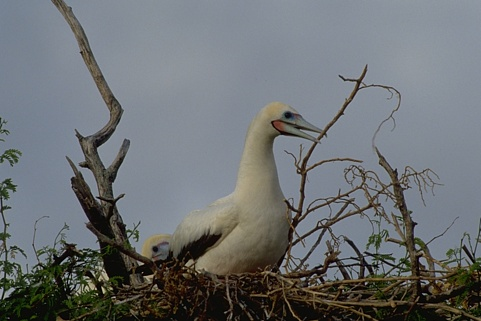
%> input picture training_images/im1.jpg, 481 x 321 px
$ octave --eval "result = segment_image(imread('training_images/im1.jpg'));"   (GNU Octave 9; MATLAB toolbox functions it lacks are replaced by stand-ins)
%> lines starting %> are read from the running program, lines starting %| are printed output that depends on the picture
### gabor2.m
function gb=gabor2(sigma,freq,orient,aspect,phase)
%function gb=gabor2(sigma,freq,orient,aspect,phase)
%
% This function produces a numerical approximation to 2D Gabor function.
% Parameters:
% sigma  = standard deviation of Gaussian envelope, this in-turn controls the
%          size of the result (pixels)
% freq   = the frequency of the sin wave (1/pixels)
% orient = orientation of the Gabor from the vertical (degrees)
% aspect = aspect ratio of Gaussian envelope (1 = circular symmetric envelope,
%          lower values produce longer functions)
% phase  = the phase of the sin wave (degrees)

sz=fix(7*sigma./max(0.2,aspect));
if mod(sz,2)==0, sz=sz+1; end

[x y]=meshgrid(-fix(sz/2):fix(sz/2),fix(-sz/2):fix(sz/2));

% Rotation
orient=orient*pi/180;
xDash=x*cos(orient)+y*sin(orient);
yDash=-x*sin(orient)+y*cos(orient);

phase=phase*pi/180;

gb=exp(-.5*((xDash.^2/sigma^2)+(aspect^2*yDash.^2/sigma^2))).*(cos(2*pi*xDash*freq+phase));

%ensure gabor sums to zero (so it is a valid differencing mask)
gbplus=max(0,gb);
gbneg=max(0,-gb);
gb(gb>0)=gb(gb>0)./sum(sum(gbplus));
gb(gb<0)=gb(gb<0)./sum(sum(gbneg));

### segment_image.m
function [seg] = segment_image(I)
I = rgb2gray(I);
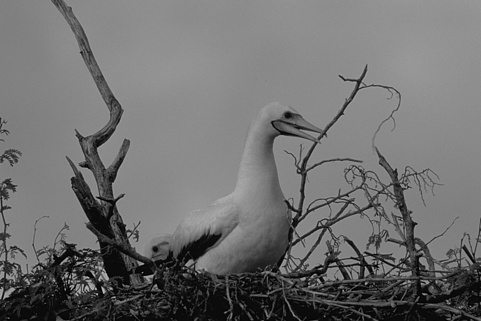
%> I: size 321x481 uint8; min 0, max 192, mean 111.6
seg = fspecial('gaussian',[5 5], 4);
seg = imfilter(I,seg,'same');
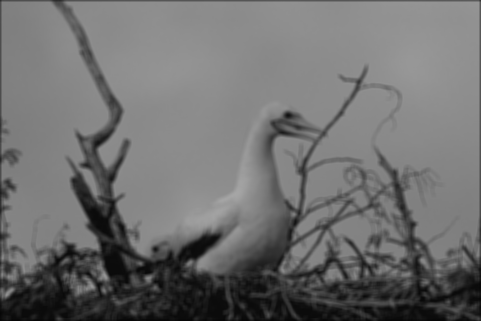
%> seg: size 321x481 uint8; min 6, max 166, mean 111
Ibcm=0;
for angle=0:15:179
   gA=gabor2(3,0.1,angle,0.75,90);
   gB=gabor2(3,0.1,angle,0.75,0);
   IbgA=conv2(seg,gA,'valid');
   IbgB=conv2(seg,gB,'valid');
   Ibc=sqrt((IbgA.^2)+(IbgB.^2));
   Ibcm=max(Ibcm,Ibc);
end
%> this loop made 12 passes
%> pass 1, in segment_image, `IbgA=conv2(seg,gA,'valid');`:
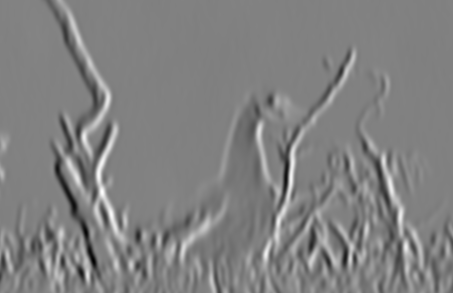
%> IbgA: size 293x453 double; min -62.31, max 60.63, mean 0; drawn with min black and max white
%> pass 1, in segment_image, `IbgB=conv2(seg,gB,'valid');`:
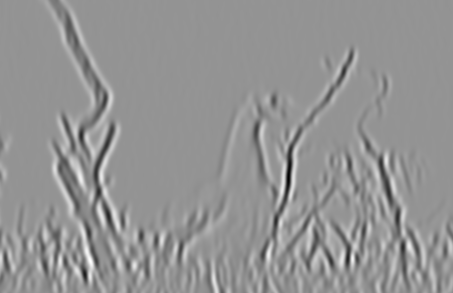
%> IbgB: size 293x453 double; min -55.56, max 40.3, mean 0; drawn with min black and max white
%> pass 1, in segment_image, `Ibc=sqrt((IbgA.^2)+(IbgB.^2));`:
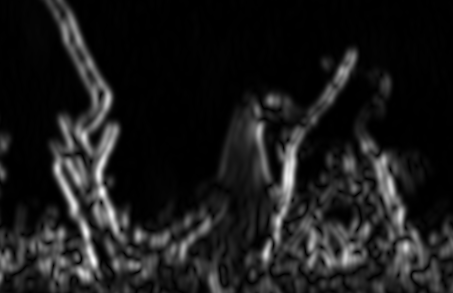
%> Ibc: size 293x453 double; min 0.002, max 62.32, mean 6.7; drawn with min black and max white
%> after the loop:
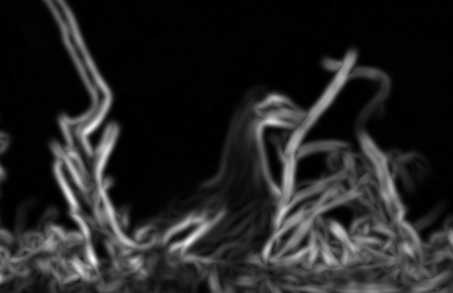
%> Ibcm: size 293x453 double; min 0.0169, max 79.39, mean 11.1; drawn with min black and max white
BW = edge(Ibcm,'Canny',[0.1 0.20], 2.0);
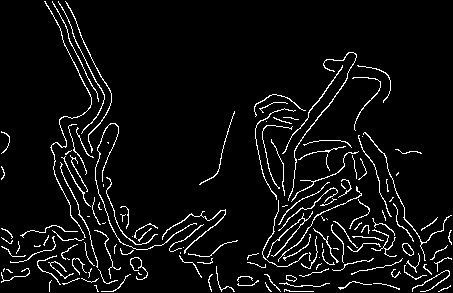
%> BW: size 293x453 logical; 5.6% white in thin lines or dots
imshow(BW,'InitialMagnification',150)
end

$ run again, on training_images/im10.jpg
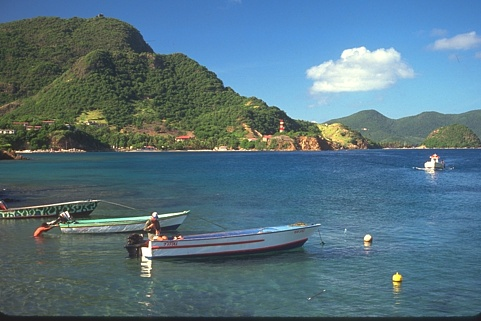
%> input picture training_images/im10.jpg, 481 x 321 px
%> the loop in segment_image, `for angle=0:15:179` made 12 passes
%> pass 1, in segment_image, `IbgB=conv2(seg,gB,'valid');`:
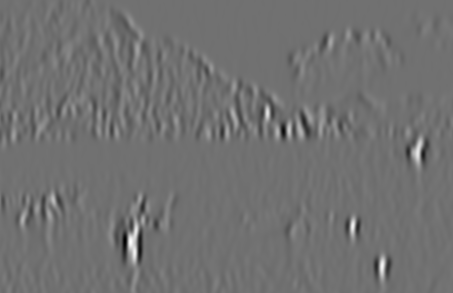
%> IbgB: size 293x453 double; min -47.93, max 59.99, mean 0; drawn with min black and max white
%> in segment_image, `BW = edge(Ibcm,'Canny',[0.1 0.20], 2.0);`:
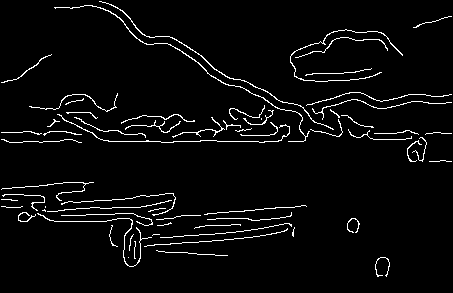
%> BW: size 293x453 logical; 3.9% white in thin lines or dots

$ run again, on training_images/im11.jpg
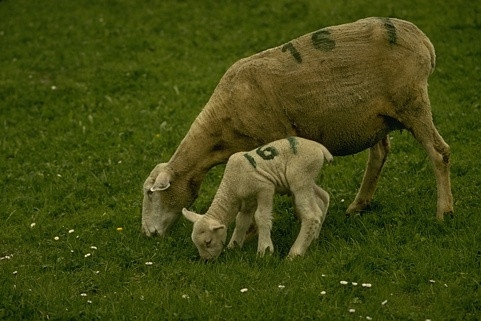
%> input picture training_images/im11.jpg, 481 x 321 px
%> after the loop in segment_image, `for angle=0:15:179`:
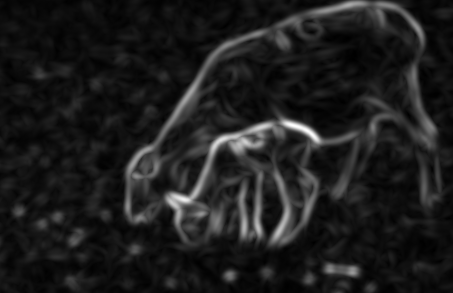
%> Ibcm: size 293x453 double; min 0.973, max 80.6, mean 10.2; drawn with min black and max white
%> in segment_image, `BW = edge(Ibcm,'Canny',[0.1 0.20], 2.0);`:
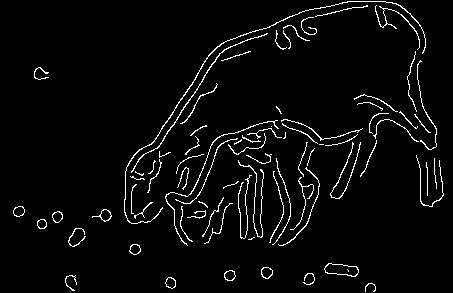
%> BW: size 293x453 logical; 3.7% white in thin lines or dots

$ run again, on training_images/im12.jpg
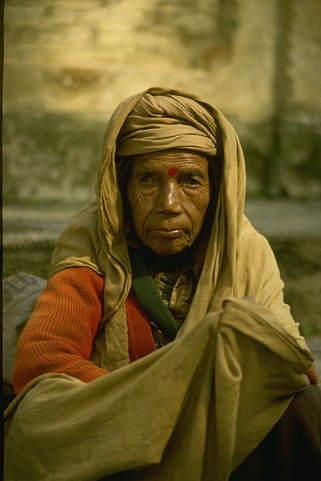
%> input picture training_images/im12.jpg, 321 x 481 px
%> in segment_image, `BW = edge(Ibcm,'Canny',[0.1 0.20], 2.0);`:
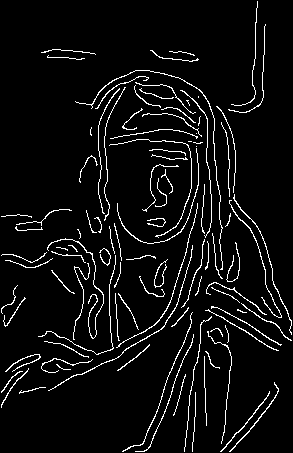
%> BW: size 453x293 logical; 5.6% white in thin lines or dots
